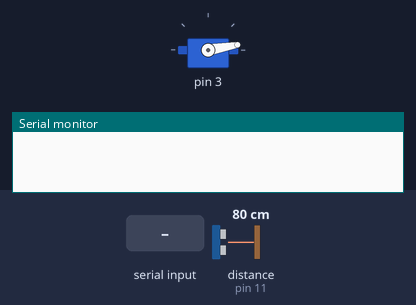
Bench run of a sketch on a simulated Arduino Uno, built with avr-gcc and run on an emulated ATmega328P. On the bench: servo, the last lines printed to the serial monitor. The test bench sets the inputs (shaded band); at power-on: distance to the obstacle (sensor on pin 11) 80 cm. The echo pulse lasts 58.3 µs per cm.

Above: at 4.2 s.
4.3 s: "1\n" received over Serial
At 5.4 s:
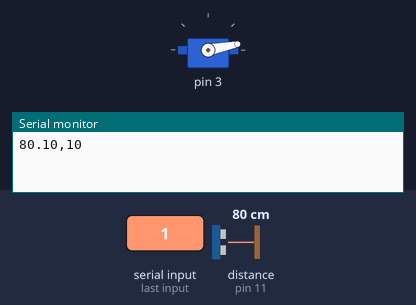
7.0 s: distance to the obstacle (sensor on pin 11) set to 2 cm
At 9.57 s:
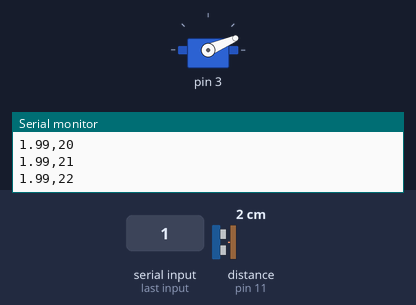
10.0 s: distance to the obstacle (sensor on pin 11) set to 35 cm
13.0 s: distance to the obstacle (sensor on pin 11) set to 4 cm
At 15.47 s:
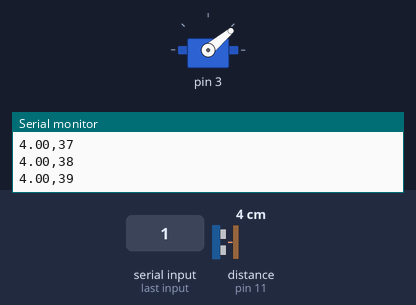
Timing chart, 0 to 22.7 s (numbered marks = the images above; inputs shaded):
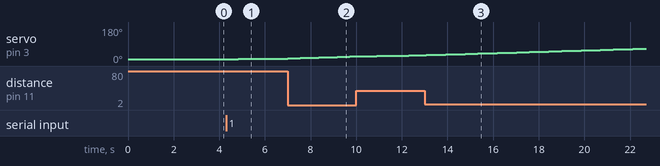

The sketch:

ServoSonar.ino
```cpp
#include <Arduino.h>
#include "ServoS.h"
#include "Sonar.h"

#define SERVO 3
#define ECHO 11
#define TRIG 10
#define MEASURES 100
#define WAIT_FOR_SERVO 200

ServoS* servo;
Sonar* sonar;

void setup(){
  Serial.begin(9600);

  servo = new ServoS(SERVO);
  servo->initDevice();

  sonar = new Sonar(ECHO, TRIG, MEASURES);
  sonar->initDevice();

  // Wait for servo to reset.
  delay(3000);
}

bool go = 0;

void loop(){
  while(Serial.available()){
    Serial.read();
    go = 1;
  }

  if(go){
    // Get current distance and angle.
    float curDist = sonar->getDistance();
    int curAngle = servo->getAngle();

    // Send info via serial.
    //Serial.write("[");
    Serial.print(curDist);
    Serial.write(",");
    Serial.print(curAngle);
    Serial.write("\n");

    // Update servo.
    bool over = servo->nextStep();

    // Wait for servo to stop.
    delay(WAIT_FOR_SERVO);

    if(over){
      Serial.write("Cycle over\n");
      go = 0;
    }
  }
}
```

ServoS.cpp
```cpp
#include <Arduino.h>
#include "ServoS.h"

ServoS::ServoS(int servoPin){
  this->servoPin = servoPin;
}

void ServoS::initDevice(){
  this->myservo.attach(this->servoPin);
  this->reset();
}
void ServoS::reset(){
  this->angle = STARTSS;
  this->myservo.write(STARTSS);
  this->direc = 1;
}

bool ServoS::nextStep(){
  this->angle += this->direc;

  // For the sake of readability.
  if(angle == STARTSS)
    this->direc = 1;
  if(this->angle == ENDSS)
    this->direc = -1;

  // Update servo.
  this->myservo.write(this->angle);

  // If true a cycle is over.
  return this->angle == STARTSS || this->angle == ENDSS;
}

int ServoS::getAngle(){
  return this->angle;
}
```

ServoS.h
```cpp
#ifndef __ServoS__

#define __ServoS__
#include <Arduino.h>
#include <Servo.h>

#define STARTSS 10
#define ENDSS 160

class ServoS{

	public:
	  ServoS(int pin);
	  void initDevice();
	  void reset();
    bool nextStep();
    int getAngle();

	private:
	  Servo myservo;
    int servoPin;
    int angle;
    int direc;
	};

#endif
```

polarCord.cpp
```cpp

```

sonar.cpp
```cpp
#include <Arduino.h>
#include "Sonar.h"

const float vs = 331.5 + 0.6*20;

Sonar::Sonar(int echo, int trig, int measures){
      this->echo = echo;
      this->trig = trig;
      this->measures = measures;
}

float Sonar::getDistance(){
  float sum = 0;
  for(int i = 0; i < this->measures; i++){
     digitalWrite(trig,LOW);
     delayMicroseconds(5);
     digitalWrite(trig,HIGH);
     delayMicroseconds(10);
     digitalWrite(trig,LOW);
     // Echo received.
     float tUS = pulseIn(echo, HIGH, TIMEOUT);
     float t = tUS / 1000.0 / 1000.0 / 2;
     float d = t*vs;
     sum += d * 100; // Aggregate value in cm.
  }
  return sum / this->measures;
}

void Sonar::initDevice(){
  pinMode(echo, INPUT);
  pinMode(trig, OUTPUT);
}
```

sonar.h
```cpp
#ifndef __SONAR__
#define __SONAR__
#include <Arduino.h>

// Means max 5 meters.
#define TIMEOUT 30000

class Sonar {
public:
    Sonar(int echo, int trig, int measures);
    void initDevice();
    float getDistance();
private:
    int echo;
    int trig;
    int measures;
};

#endif
```

Measured:
- after the input at 4.3 s, servo on pin 3: 10° → 11° after 0.53 s, → 12° 0.73 s later, → 13° 0.73 s later
